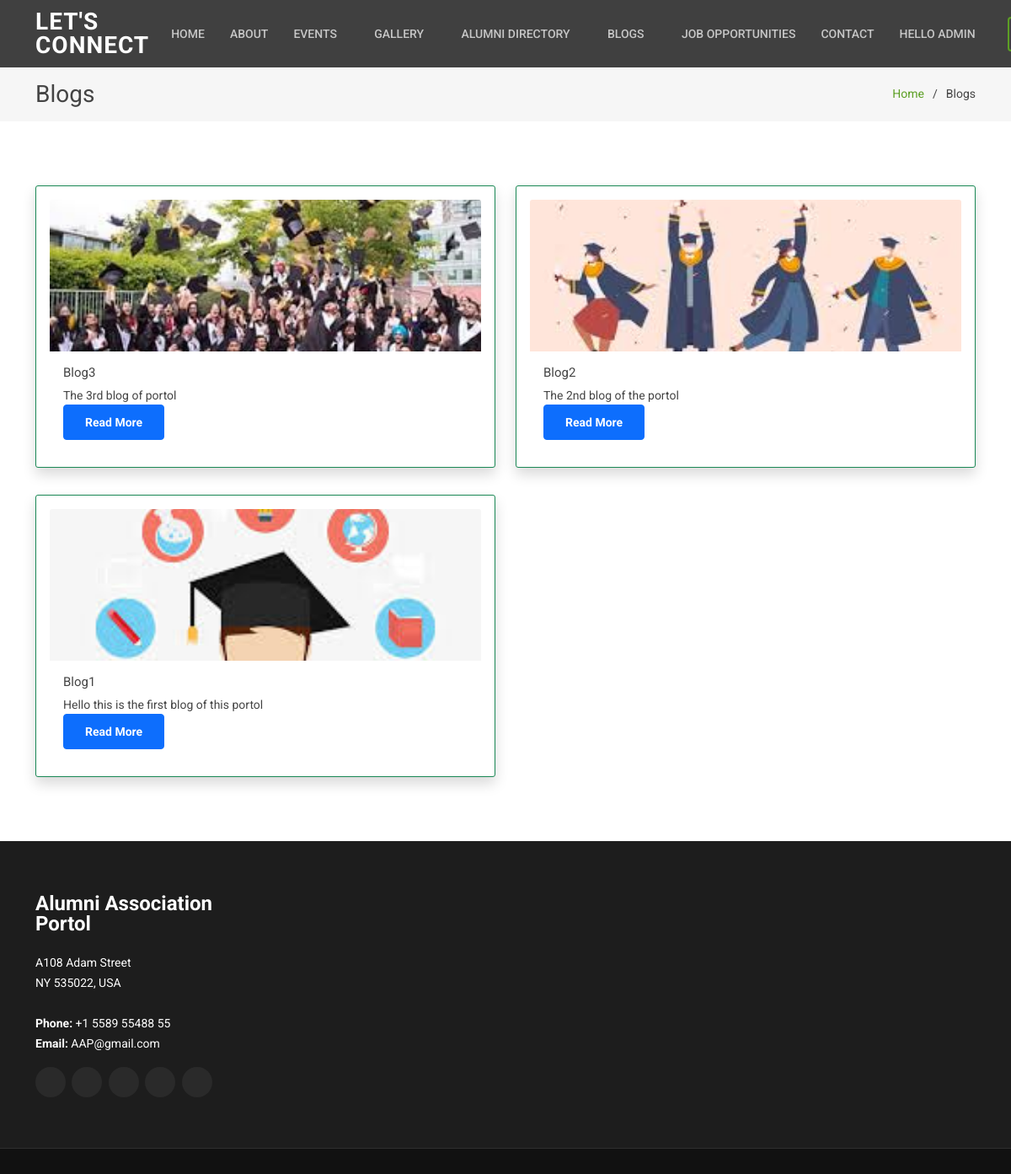
/blog/ (signed in), run on the app's committed database.
### Blog/models.py (models this page shows, shortened)
class Post(models.Model):
    title = models.CharField(max_length=200, unique=True)
    slug = models.SlugField(max_length=200, unique=True)
    image = models.ImageField(blank=True, null=True, upload_to='blog_images',default='default.jpg')
    author = models.ForeignKey(User, on_delete= models.CASCADE,related_name='blog_posts')
    updated_on = models.DateTimeField(auto_now= True)
    content = models.TextField()
    created_on = models.DateTimeField(auto_now_add=True)
    status = models.IntegerField(choices=STATUS, default=0)
    class Meta:
        ordering = ['-created_on']

### Blog/views.py (the view)
# urls.py: path('', views.PostList.as_view(), name='blog_home'),
class PostList(LoginRequiredMixin, generic.ListView):
    login_url = 'login'
    queryset = Post.objects.filter(status=1).order_by('-created_on')
    template_name = 'blog/bloghome.html'
    paginate_by = 4

### Blog/templates/blog/bloghome.html (shortened to what this page needs)
{% extends "basic.html" %}
{% load static %}
{% block css %}
<link href="{% static 'style/styleblog.css' %}" rel="stylesheet">
{% endblock css %}
{% block content %}
 <div id="main">
     <section id="breadcrumbs" class="breadcrumbs">
      <div class="container">
        <div class="d-flex justify-content-between align-items-center">
          <h2>Blogs</h2>
          <ol>
            <li><a href="{% url 'homepage' %}">Home</a></li>
            <li>Blogs</li>
          </ol>
        </div>
      </div>
    </section>
    <section class="inner-page">
      <div class="container">
        <div class="row">
          {% for post in post_list %}
            <div class="col-sm-6 py-3 py-sm-0">
              <div class="card  h-10rem  shadow p-3 border border-success my-3" >
                <a href="{% url 'blog_post_detail' post.slug  %}"><img class="card-img-top " src="{{ post.image.url }}" alt="Card image cap"></a>
                  <div class="card-body">
                    <h5 class="card-title">{{ post.title}}</h5>
                    <p class="card-text">{{post.content|slice:":200" }}</p>
                    <a href="{% url 'blog_post_detail' post.slug  %}"><button type="button" class="btn btn-primary" >Read More</button></a>
                  </div>
              </div>
            </div>
          {% endfor %}
        </div>
      </div>
    </section>
  </div>
{% endblock content %}

### Interface/templates/nav.html (shortened to what this page needs)
{% if user.is_authenticated %}
  {% if user.is_superuser %}
   <nav id="navbar" class="navbar">
            <ul>
              <li><a class="nav-link" href="{% url 'homepage' %}">Home</a></li>
              <li><a class="nav-link" href="{% url 'about' %}">About</a></li>
              <li class="dropdown"><a href="{% url 'allevents'%}"><span>Events</span><i class="bi bi-chevron-down"></i></a>
              </li>
              <li class="dropdown"><a href="{% url 'gallery' %}"><span>Gallery</span><i class="bi bi-chevron-down"></i></a>
              </li>
              <li class="dropdown"><a href="{% url 'alumnidirectory' %}"><span>Alumni Directory</span> <i class="bi bi-chevron-down"></i></a>
              </li>
              <li class="dropdown"><a href="{% url 'blog_home' %}"><span>Blogs</span> <i class="bi bi-chevron-down"></i></a>
              </li>
              <li><a class="nav-link" href="{% url 'jobs_homepage' %}">Job Opportunities </a></li>
              <li><a class="nav-link " href="{% url 'contact'%}">Contact</a></li>
              <li> <a class="nav-link" >Hello {{ user }} </a></li>
              <li><a class="getstarted" href="{% url 'logout' %}">Logout</a></li>
            </ul>
        </nav>
  {% endif %}
{% endif %}

### static/assets/css/style.css (style rules this page uses)
body { font-family: "Open Sans", sans-serif; color: #444444; }
a { color: #5c9f24; text-decoration: none; }
h1, h2, h3, h4, h5, h6 { font-family: "Roboto", sans-serif; }
.navbar { padding: 0; }
.navbar ul { margin: 0; padding: 0; display: flex; list-style: none; align-items: center; }
.navbar li { position: relative; }
.navbar > ul > li { white-space: nowrap; padding: 10px 0 10px 22px; }
.navbar a, .navbar a:focus { display: flex; align-items: center; justify-content: space-between; padding: 0 4px; font-family: "Roboto", sans-serif; font-size: 14px; font-weight: 500; color: rgba(255, 255, 255, 0.7); white-space: nowrap; transition: 0.3s; text-transform: uppercase; position: relative; }
.navbar a i, .navbar a:focus i { font-size: 12px; line-height: 0; margin-left: 5px; }
.navbar > ul > li > a:before { content: ""; position: absolute; width: 100%; height: 2px; bottom: -6px; left: 0; background-color: #5c9f24; visibility: hidden; width: 0px; transition: all 0.3s ease-in-out 0s; }
.navbar .getstarted, .navbar .getstarted:focus { padding: 8px 25px; margin-left: 12px; border-radius: 4px; color: #fff; font-weight: 400; font-family: "Poppins", sans-serif; border: 2px solid #5c9f24; }
section { padding: 60px 0; }
.breadcrumbs { padding: 15px 0; background: #f6f6f6; min-height: 40px; margin-top: 80px; }
.breadcrumbs h2 { font-size: 28px; font-weight: 400; }
.breadcrumbs ol { display: flex; flex-wrap: wrap; list-style: none; padding: 0; margin: 0; }
.breadcrumbs ol li + li { padding-left: 10px; }
.breadcrumbs ol li + li::before { display: inline-block; padding-right: 10px; color: #444444; content: "/"; }

### static/assets/css/main.css (style rules this page uses)
.row { display: -webkit-box; display: -webkit-flex; display: -moz-box; display: -ms-flexbox; display: flex; -webkit-flex-wrap: wrap; -ms-flex-wrap: wrap; flex-wrap: wrap; }
html { -webkit-box-sizing: border-box; -moz-box-sizing: border-box; box-sizing: border-box; }
* { padding: 0; margin: 0; }
*, *:before, *:after { -webkit-box-sizing: inherit; -moz-box-sizing: inherit; box-sizing: inherit; }
body, h1, h2, h3, h4, h5, h6, blockquote, p, pre, dl, dd, ol, ul, figure, hr, fieldset, legend { margin: 0; padding: 0; }
button { outline: none; background: none; border: none; }
body { font-family: "Roboto", "Arial", "Helvetica Neue", sans-serif; font-weight: 400; font-size: 14px; }
h1, h2, h3, h4, h5, h6 { font-weight: 400; }
h2 { font-size: 30px; }
h5 { font-size: 15px; }
.btn { line-height: 40px; display: inline-block; padding: 0 25px; cursor: pointer; color: #fff; font-family: "Roboto", "Arial", "Helvetica Neue", sans-serif; -webkit-transition: all 0.4s ease; -o-transition: all 0.4s ease; -moz-transition: all 0.4s ease; transition: all 0.4s ease; font-size: 14px; font-weight: 700; }
.card { overflow: hidden; -webkit-border-radius: 3px; -moz-border-radius: 3px; border-radius: 3px; background: #fff; }

### static/style/styleblog.css (style rules this page uses)
.card-img-top { width: 100%; height: 15vw; object-fit: cover; }

### data on the page
Post: image (picture), title "Blog3", content "The 3rd blog of portol"
Post: image (picture), title "Blog2", content "The 2nd blog of the portol"
Post: image (picture), title "Blog1", content "Hello this is the first blog of this portol"

### other printed values
{{ user }} "ADMIN"
